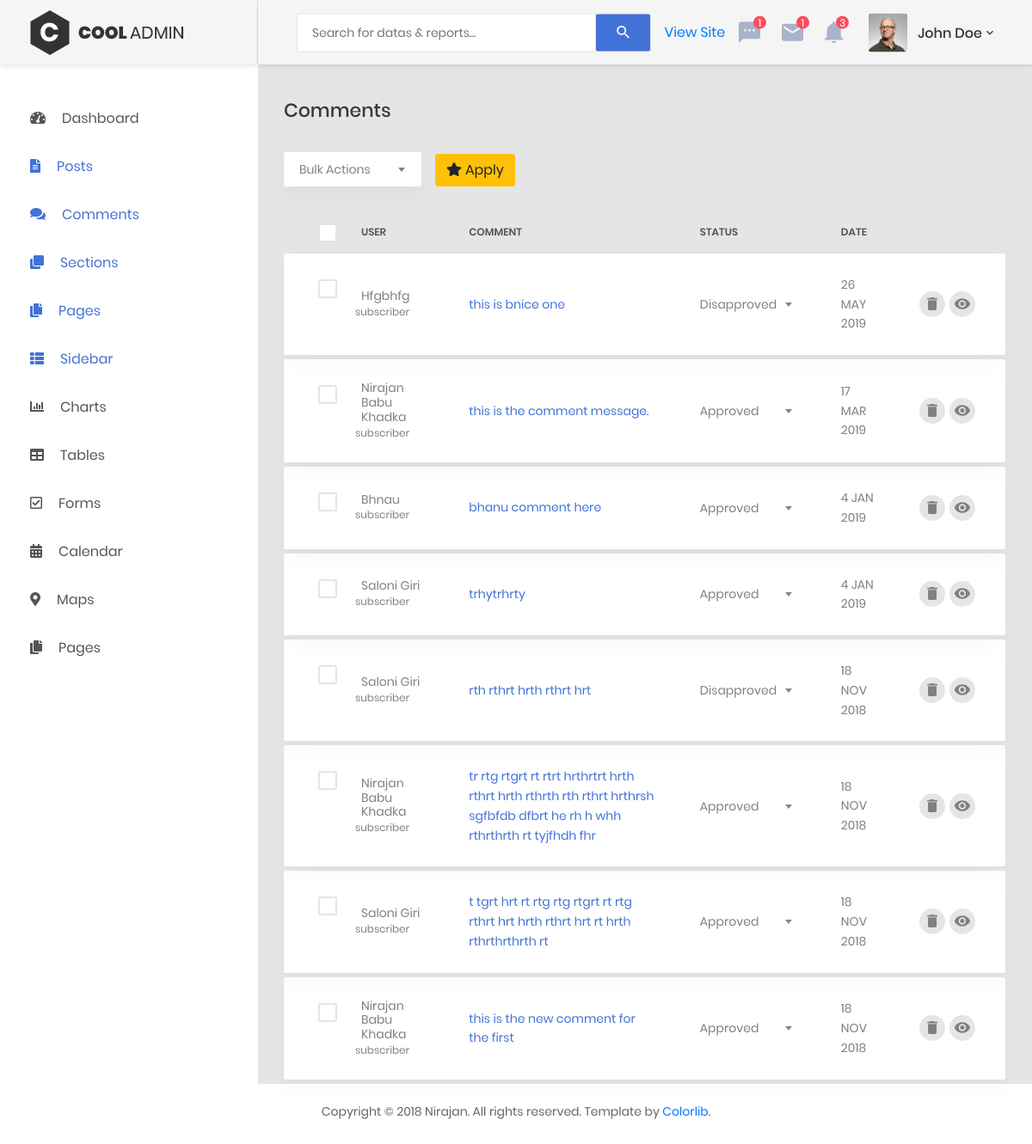
Page /admin/comments.php on the committed database.
### tables this page shows
CREATE TABLE `comments` (
  `comment_id` int(3) NOT NULL,
  `comment_post_id` int(3) NOT NULL,
  `comment_user` varchar(255) NOT NULL,
  `comment_user_role` varchar(255) NOT NULL,
  `comment_email` varchar(255) NOT NULL,
  `comment_subject` varchar(255) NOT NULL,
  `comment_message` text NOT NULL,
  `comment_status` int(3) NOT NULL,
  `comment_year` varchar(255) NOT NULL,
  `comment_month` varchar(255) NOT NULL,
  `comment_day` varchar(3) NOT NULL
);

### admin/includes/comments/view_comments.php (the view, shortened to what this page needs)
      <h3 class="title-5 m-b-35">Comments</h3>
       <div class="row">
        <div class="col-md-12">
            <div class="table-data__tool">
                <div class="table-data__tool-left">
                    <div class="rs-select2--light rs-select2--md">
                    </div>
                    <button class="btn btn-warning">
                        <i class="fa fa-star"></i>
                        Apply</button>
                </div>
            </div>
            <div class="table-responsive table-responsive-data2">
                <table class="table table-data2">
                    <thead>
                        <tr>
                            <th>
                                <label class="au-checkbox">
                                    <span class="au-checkmark"></span>
                                </label>
                            </th>
                               <th>User</th>
                               <th>Comment</th>
                               <th>Status</th>
                               <th>Date</th>
                            <th></th>
                        </tr>
                    </thead>
                    <tbody>
                       <?php
$query = "SELECT * FROM comments ORDER BY comment_id DESC";
$select_comments = mysqli_query($connection , $query);
    while($comments_rows = mysqli_fetch_assoc($select_comments)){
        $comment_id = $comments_rows['comment_id'];
        $comment_post_id = $comments_rows['comment_post_id'];
        $comment_user = $comments_rows['comment_user'];
        $comment_user_role = $comments_rows['comment_user_role'];
        $comment_message = $comments_rows['comment_message'];
        $comment_year = $comments_rows['comment_year'];
        $comment_month = $comments_rows['comment_month'];
        $comment_day = $comments_rows['comment_day'];
        ?>
                        <tr class="tr-shadow">
                            <td>
                                <label class="au-checkbox">
                                    <span class="au-checkmark"></span>
                                </label>
                            </td>
                            <td><div class="table-data__info">
                                        <h6><?php echo $comment_user; ?></h6>
                                            <p style="font-size:12px; margin-left:-7px"><?php echo $comment_user_role; ?></p>
                                    </div>
                            </td>
                            <td class="desc"><?php echo $comment_message; ?></td>
                            <td>
                               <div class="rs-select2--trans rs-select2--sm status--process">
                                </div>
                            </td>
                            <td class="text-uppercase"><?php echo $comment_day . " " . $comment_month . " " . $comment_year; ?></td>
                            <td>
                                <div class="table-data-feature">
                                    <a style="margin-right:5px" href="comments.php?delete=<?php echo $comment_id; ?>">
                                    <button class="item" data-toggle="tooltip" data-placement="top" title="Delete Comment">
                                        <i class="zmdi zmdi-delete"></i>
                                    </button>
                                    </a>
                                    <a href="../post.php?p_id=<?php echo $comment_post_id; ?>" target="_blank">
                                    <button class="item" data-toggle="tooltip" data-placement="top" title="View Commented Post">
                                        <i class="zmdi zmdi-eye"></i>
                                    </button>
                                    </a>
                                </div>
                            </td>
                        </tr>
                        <tr class="spacer"></tr>
                        <tr class="tr-shadow">
                            <?php
                                }
                            ?>
                    </tbody>
                </table>
            </div>
        </div>
    </div>

### rows in the picture
comments: comment_user "Hfgbhfg", comment_user_role "subscriber", comment_message "this is bnice one", comment_day "26", comment_month "MAY", comment_year "2019"
comments: comment_user "Nirajan Babu Khadka", comment_user_role "subscriber", comment_message "this is the comment message.", comment_day "17", comment_month "MAR", comment_year "2019"
comments: comment_user "Bhnau", comment_user_role "subscriber", comment_message "bhanu comment here", comment_day "4", comment_month "JAN", comment_year "2019"
comments: comment_user "Saloni Giri", comment_user_role "subscriber", comment_message "trhytrhrty", comment_day "4", comment_month "JAN", comment_year "2019"
comments: comment_user "Saloni Giri", comment_user_role "subscriber", comment_message "rth rthrt hrth rthrt hrt", comment_day "18", comment_month "NOV", comment_year "2018"
comments: comment_user "Nirajan Babu Khadka", comment_user_role "subscriber", comment_message "tr rtg rtgrt rt rtrt hrthrtrt hrth rthrt hrth rthrth rth rthrt hrthrsh sgfbfdb dfbrt he rh h whh rthrthrth rt tyjfhdh fhr", comment_day "18", comment_month "NOV", comment_year "2018"
comments: comment_user "Saloni Giri", comment_user_role "subscriber", comment_message "t tgrt hrt rt rtg rtg rtgrt rt rtg rthrt hrt hrth rthrt hrt rt hrth rthrthrthrth rt", comment_day "18", comment_month "NOV", comment_year "2018"
comments: comment_user "Nirajan Babu Khadka", comment_user_role "subscriber", comment_message "this is the new comment for the first", comment_day "18", comment_month "NOV", comment_year "2018"
